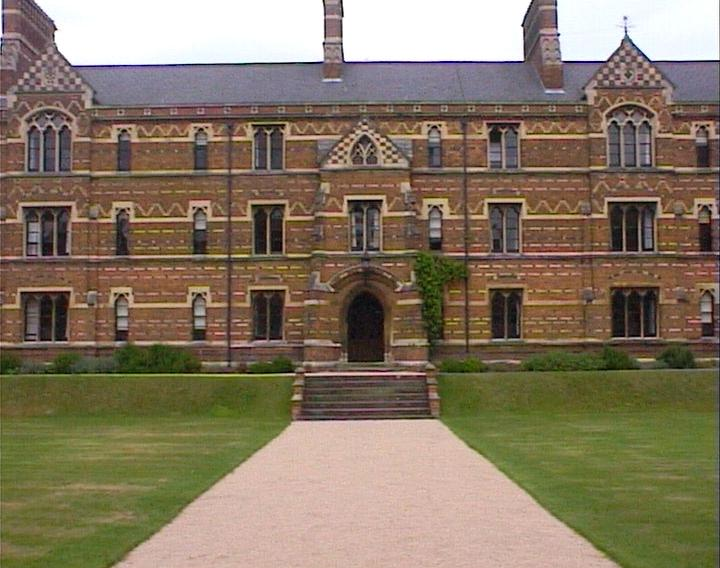
%> input picture cv-assn4-laptop/keble_b.jpg, 720 x 568 px
$ octave FeatureBasedPanoramicImageStitchingExample.m   (GNU Octave 9; MATLAB toolbox functions it lacks are replaced by stand-ins)
%> lines starting %> are read from the running program, lines starting %| are printed output that depends on the picture
clc, clear, close all;
%% Overview
% In this example, feature based techniques are used to
% automatically stitch together a set of images. The procedure for image
% stitching is an extension of feature based image registration. Instead of
% registering a single pair of images, multiple image pairs are
% successively registered relative to each other to form a panorama.

%% Step 1 - Load Images
image_set = imageDatastore({'keble_b.jpg','keble_a.jpg','keble_c.jpg'});

% Display images to be stitched
montage(image_set.Files)
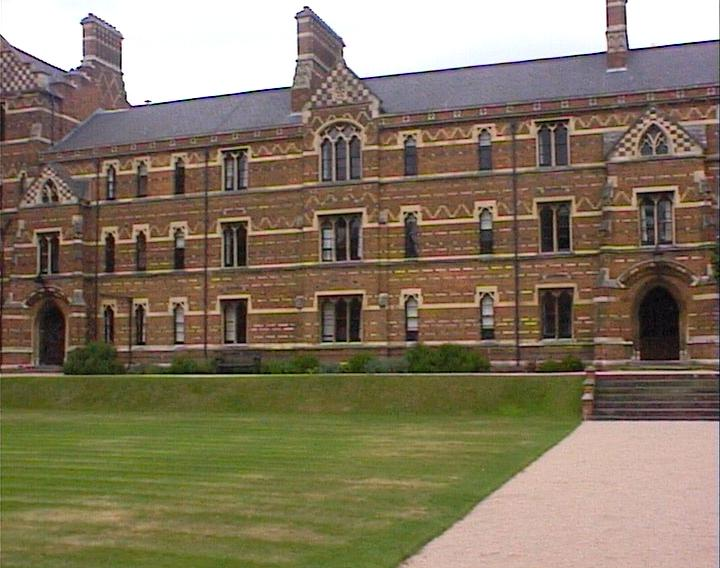
%> input picture cv-assn4-laptop/keble_a.jpg, 720 x 568 px
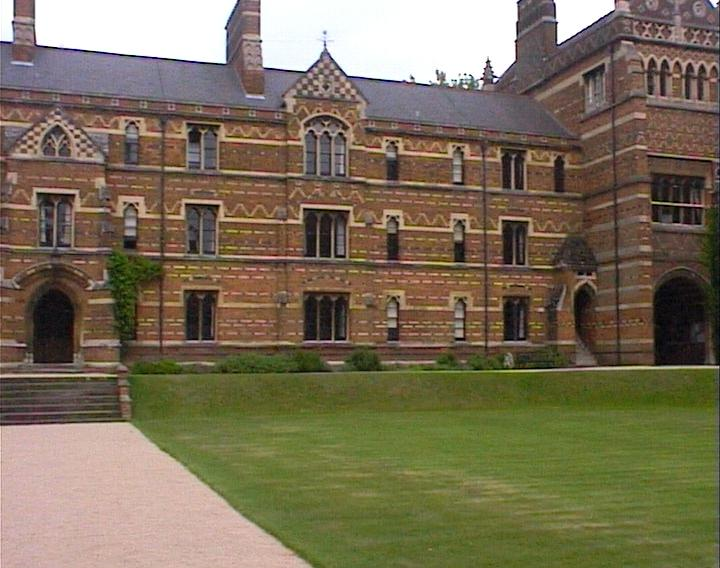
%> input picture cv-assn4-laptop/keble_c.jpg, 720 x 568 px
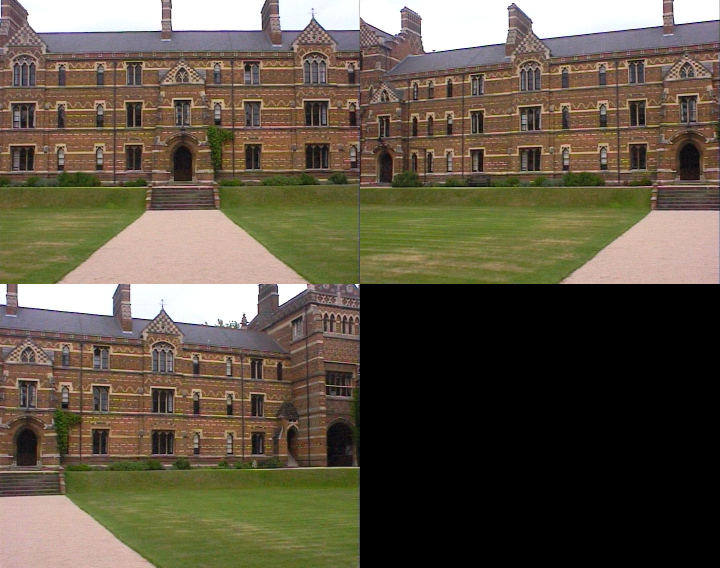
%> displayed picture: size 1136x1440x3, on the screen's scale of 0 to 255 (shown at 1/2 size); mean R, G, B 96.8, 87.1, 71

%% Step 2 - Register Image Pairs
% To create the panorama, start by registering successive image pairs using
% the following procedure:
%
% # Detect and match features between $I(n)$ and $I(n-1)$.
% # Estimate the geometric transformation, $T(n)$, that maps $I(n)$ to $I(n-1)$.
% # Compute the transformation that maps $I(n)$ into the panorama image as $T(n) * T(n-1) * ... * T(1)$.
% I = readimage(image_set, 1);
I  = readimage(image_set,1);
%> I is the input picture: size 568x720x3 uint8; mean R, G, B 133.1, 118.8, 98.5

% Initialize features for I(1)
grayImage = rgb2gray(I);
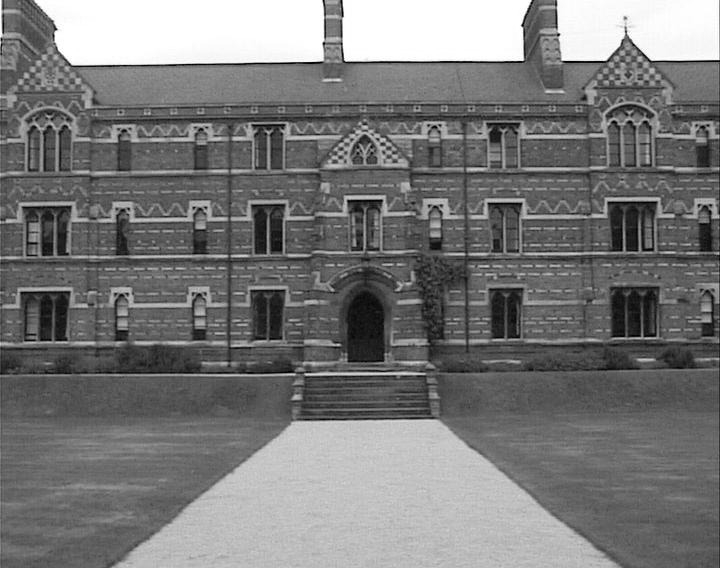
%> grayImage: size 568x720 uint8; min 0, max 255, mean 120.8
%> (the run ends here)
